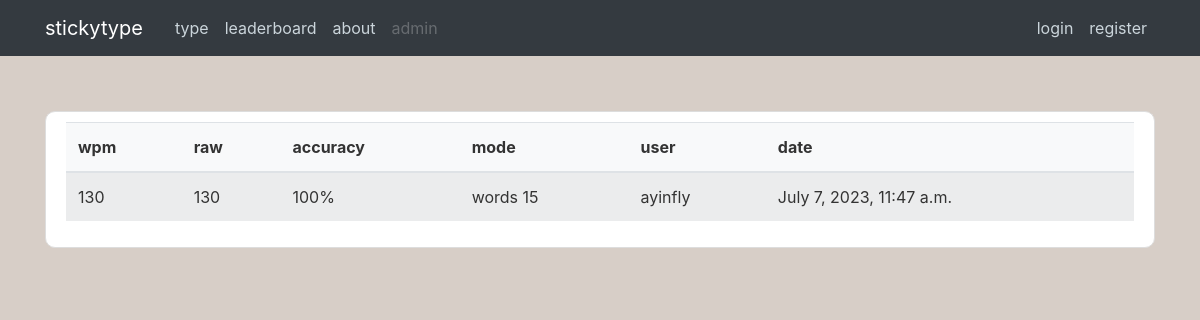
/stats/393/, run on the app's committed database.
### type/models.py (models this page shows, shortened)
class Stat(models.Model):
    author = models.ForeignKey(User, on_delete=models.CASCADE)
    wpm_total = models.PositiveSmallIntegerField(default=0)
    wpm_raw = models.PositiveSmallIntegerField(default=0)
    time = models.DateTimeField(auto_now_add=True)
    accuracy = models.PositiveSmallIntegerField(default=0)
    mode = models.CharField(max_length=20, default='')

### type/views.py (the view)
# urls.py: path('stats/<int:pk>/', StatDetailView.as_view(), name='stat-detail'),
class StatDetailView(DetailView):
    model = Stat

### type/templates/type/stat_detail.html (shortened to what this page needs)
{% extends "type/base.html" %}
{% block content%}
    <div class="content-section">
        <table class="table table-hover table-striped bg-light">
            <thead>
            <tr>
                <th scope="col">wpm</th>
                <th scope="col">raw</th>
                <th scope="col">accuracy</th>
                <th scope="col">mode</th>
                <th scope="col">user</th>
                <th scope="col">date</th>
            </tr>
            </thead>
            <tbody>
                <tr>
                    <td>{{ object.wpm_total }}</td>
                    <td>{{ object.wpm_raw }}</td>
                    <td>{{ object.accuracy }}%</td>
                    <td>{{ object.mode }}</td>
                    <td>{{ object.author.username }}</td>
                    <td>{{ object.time }}</td>
                </tr>
            </tbody>
        </table>
    </div>
{% endblock content%}

### type/static/type/main.css (style rules this page uses)
* { margin: 0; padding: 0; box-sizing: border-box; }
body { color: #333333; display: flex; align-items: center; background: #D7CEC7; }
.content-section { background: #ffffff; padding: 10px 20px; border: 1px solid #dddddd; border-radius: 10px; margin-top: 10%; }

### data on the page
Stat: wpm_total "130", wpm_raw "130", accuracy "100", mode "words 15", author.username "ayinfly", time "July 7, 2023, 11:47 a.m."
